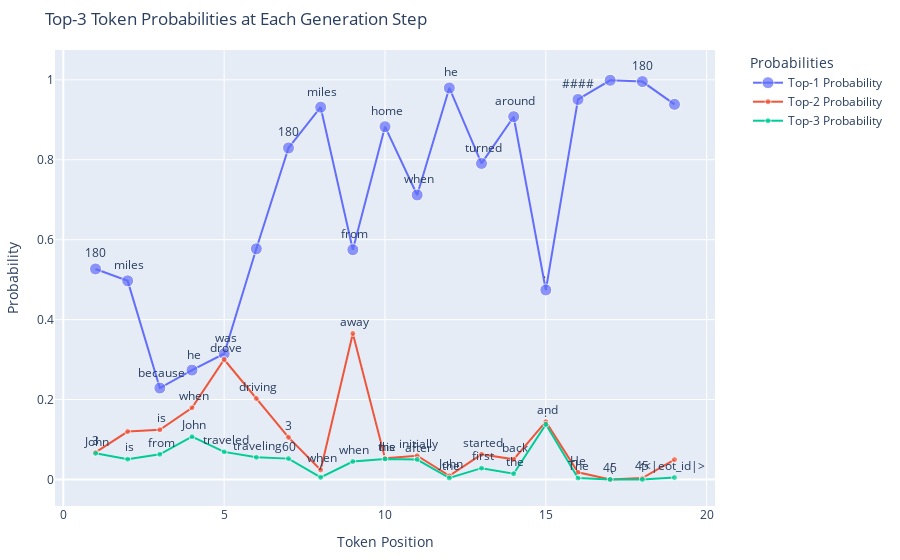

Write notebook code for a chart like this one.
### Code cell
set_seed(42)

ans_data = generate_answer(question_to_prompt(test_qnas[sample_i]))

visualize_topk_plotly(
    ans_data, 
    save_html=True,
)

### Figure 1 — Plotly figure (JSON) as saved in the notebook; plotly's stock layout.template omitted (floating-point values rounded to 4 significant figures)
{"data": [{"marker": {"size": [12, 12, 12, 12, 12, 12, 12, 12, 12, 12, 12, 12, 12, 12, 12, 12, 12, 12, 12]}, "mode": "lines+markers+text", "name": "Top-1 Probability", "text": ["180", " miles", " because", " he", " was", " ", "180", " miles", " from", " home", " when", " he", " turned", " around", ".\n", "####", " ", "180", "\n\n"], "textposition": "top center", "type": "scatter", "x": [1, 2, 3, 4, 5, 6, 7, 8, 9, 10, 11, 12, 13, 14, 15, 16, 17, 18, 19], "y": [0.5268, 0.497, 0.2289, 0.2737, 0.3146, 0.5772, 0.8296, 0.9316, 0.5749, 0.8828, 0.7119, 0.9796, 0.7908, 0.9078, 0.4743, 0.9509, 0.9989, 0.9957, 0.9387]}, {"marker": {"size": [6, 6, 6, 6, 6, 6, 6, 6, 6, 6, 6, 6, 6, 6, 6, 6, 6, 6, 6]}, "mode": "lines+markers+text", "name": "Top-2 Probability", "text": ["3", "\n", " is", " when", " drove", " driving", "3", " when", " away", " his", " initially", " John", " started", " back", " and", "He", "45", "45", " \n\n"], "textposition": "top center", "type": "scatter", "x": [1, 2, 3, 4, 5, 6, 7, 8, 9, 10, 11, 12, 13, 14, 15, 16, 17, 18, 19], "y": [0.06804, 0.1199, 0.1244, 0.1795, 0.3002, 0.2026, 0.1055, 0.02388, 0.3654, 0.05302, 0.05936, 0.009164, 0.06292, 0.05042, 0.1446, 0.01811, 0.000197, 0.003426, 0.04975]}, {"marker": {"size": [6, 6, 6, 6, 6, 6, 6, 6, 6, 6, 6, 6, 6, 6, 6, 6, 6, 6, 6]}, "mode": "lines+markers+text", "name": "Top-3 Probability", "text": [" John", " is", " from", " John", " traveled", " traveling", "60", "/", " when", " the", " after", " the", " first", " the", ".", "The", " (", "1", "<|eot_id|>"], "textposition": "top center", "type": "scatter", "x": [1, 2, 3, 4, 5, 6, 7, 8, 9, 10, 11, 12, 13, 14, 15, 16, 17, 18, 19], "y": [0.06543, 0.05078, 0.06306, 0.1072, 0.06912, 0.05539, 0.05221, 0.005411, 0.04503, 0.05138, 0.04999, 0.003703, 0.02836, 0.01445, 0.138, 0.00343, 0.0001343, 0.0001003, 0.005003]}], "layout": {"autosize": true, "legend": {"orientation": "v", "title": {"text": "Probabilities"}, "x": 1.05, "y": 1}, "margin": {"b": 50, "l": 50, "r": 50, "t": 50}, "title": {"text": "Top-3 Token Probabilities at Each Generation Step"}, "xaxis": {"title": {"text": "Token Position"}}, "yaxis": {"title": {"text": "Probability"}}}}
